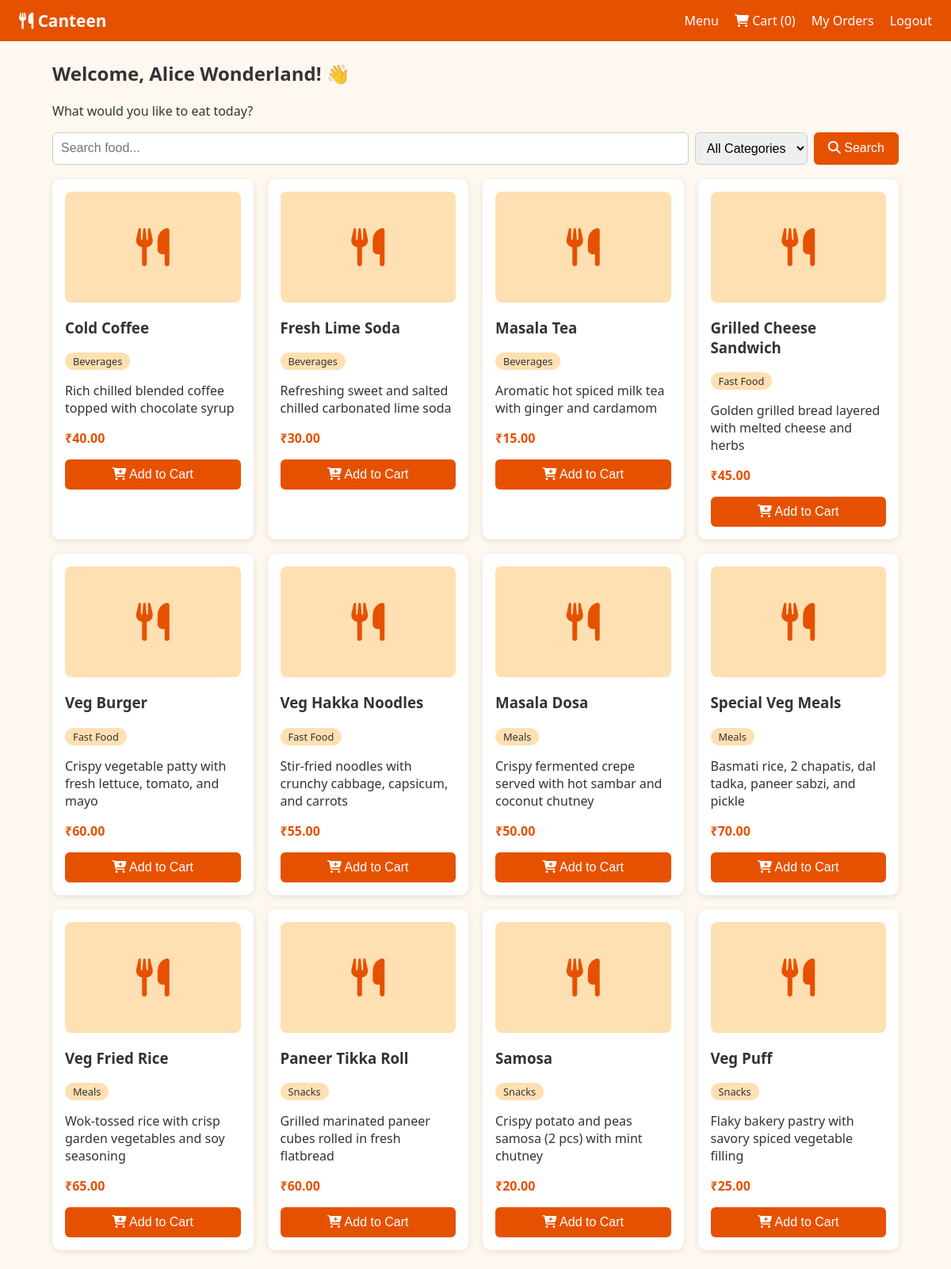
The app's page /menu (signed in) with its own data.
### tables this page shows
CREATE TABLE food_items (
        food_id INTEGER PRIMARY KEY AUTOINCREMENT,
        food_name TEXT NOT NULL,
        description TEXT,
        price REAL NOT NULL,
        category TEXT NOT NULL,
        image TEXT,
        availability TEXT NOT NULL DEFAULT 'Available'
    );

### app.py (the view)
@app.route("/menu")
@login_required
def menu():
    search_query = request.args.get("q", "").strip()
    selected_category = request.args.get("category", "").strip()
    sql = "SELECT * FROM food_items WHERE 1=1"
    params = []
    if search_query:
        sql += " AND (food_name LIKE ? OR description LIKE ?)"
        term = f"%{search_query}%"
        params.extend([term, term])
    if selected_category and selected_category in CATEGORIES:
        sql += " AND category = ?"
        params.append(selected_category)
    sql += " ORDER BY category ASC, food_name ASC"
    db = get_db()
    foods = db.execute(sql, params).fetchall()
    return render_template(
        "menu.html",
        foods=foods,
        q=search_query,
        cat=selected_category,
        categories=CATEGORIES
    )

### app.py (called while the page is built)
def get_db():
    if "db" not in g:
        g.db = sqlite3.connect(DB_PATH)
        g.db.row_factory = sqlite3.Row
        g.db.execute("PRAGMA foreign_keys = ON;")
    return g.db

def login_required(f):
    @wraps(f)
    def decorated_function(*args, **kwargs):
        if session.get("role") != "student":
            flash("Please log in as a student to access this page.")
            return redirect(url_for("login"))
        return f(*args, **kwargs)
    return decorated_function

@app.context_processor
def inject_context():
    cart = session.get("cart", {})
    cart_count = 0
    if isinstance(cart, dict):
        cart_count = sum(qty for qty in cart.values() if isinstance(qty, int) and qty > 0)
    return dict(cart_count=cart_count, statuses=STATUSES)

### templates/menu.html (shortened to what this page needs)
{% extends "base.html" %}
{% block content %}
<h2>Welcome, {{ session.name }}! 👋</h2>
<p>What would you like to eat today?</p>
<form class="search" method="get">
  <input name="q" value="{{ q }}" placeholder="Search food...">
  <select name="category">
    <option value="">All Categories</option>
  </select>
  <button class="btn"><i class="fa-solid fa-magnifying-glass"></i> Search</button>
</form>
<div class="grid">
{% for f in foods %}
  <div class="card">
    {% if f.image %}<img src="{{ url_for('static', filename='images/' + f.image) }}" alt="{{ f.food_name }}">
    {% else %}<div class="noimg"><i class="fa-solid fa-utensils fa-3x"></i></div>{% endif %}
    <h3>{{ f.food_name }}</h3>
    <span class="tag">{{ f.category }}</span>
    <p>{{ f.description }}</p>
    <p class="price">₹{{ '%.2f'|format(f.price) }}</p>
    {% if f.availability == 'Available' %}
    <form method="post" action="{{ url_for('add_to_cart', food_id=f.food_id) }}">
      <button class="btn full"><i class="fa-solid fa-cart-plus"></i> Add to Cart</button></form>
    {% else %}<button class="btn full disabled" disabled>Out of Stock</button>{% endif %}
  </div>
{% else %}<p>No items found.</p>{% endfor %}
</div>
{% endblock %}

### templates/base.html (shortened to what this page needs)
<!DOCTYPE html>
<html lang="en"><head>
<link rel="stylesheet" href="https://cdnjs.cloudflare.com/ajax/libs/font-awesome/6.5.1/css/all.min.css">
<link rel="stylesheet" href="{{ url_for('static', filename='style.css') }}">
</head><body>
<nav>
  <a class="brand" href="{{ url_for('index') }}"><i class="fa-solid fa-utensils"></i> Canteen</a>
  <div class="links">
  {% if session.role == 'student' %}
    <a href="{{ url_for('menu') }}">Menu</a>
    <a href="{{ url_for('cart') }}"><i class="fa-solid fa-cart-shopping"></i> Cart ({{ cart_count }})</a>
    <a href="{{ url_for('my_orders') }}">My Orders</a>
    <a href="{{ url_for('logout') }}">Logout</a>
  {% elif session.role == 'admin' %}
    <a href="{{ url_for('admin_dashboard') }}">Dashboard</a>
    <a href="{{ url_for('admin_foods') }}">Food Items</a>
    <a href="{{ url_for('admin_orders') }}">Orders</a>
    <a href="{{ url_for('logout') }}">Logout</a>
  {% else %}
    <a href="{{ url_for('login') }}">Student Login</a>
    <a href="{{ url_for('register') }}">Register</a>
    <a href="{{ url_for('admin_login') }}">Admin</a>
  {% endif %}
  </div>
</nav>
<main>
  {% block content %}{% endblock %}
</main>
</body></html>

### static/style.css (style rules this page uses)
* { box-sizing: border-box; }
body { margin: 0; font-family: Segoe UI, Arial, sans-serif; background: #fff8f0; color: #333; }
nav { display: flex; justify-content: space-between; align-items: center; flex-wrap: wrap; background: #e65100; padding: 12px 24px; }
nav a { color: #fff; text-decoration: none; margin-left: 16px; }
.brand { font-size: 1.3rem; font-weight: bold; margin-left: 0; }
main { max-width: 1100px; margin: 24px auto; padding: 0 16px; }
.grid { display: grid; grid-template-columns: repeat(auto-fill, minmax(230px, 1fr)); gap: 18px; margin: 18px 0; }
.card { background: #fff; padding: 16px; border-radius: 10px; box-shadow: 0 2px 8px rgba(0,0,0,.1); }
.card img, .noimg { width: 100%; height: 140px; object-fit: cover; border-radius: 8px; }
.noimg { display: flex; align-items: center; justify-content: center; background: #ffe0b2; color: #e65100; }
input, select { padding: 10px; border: 1px solid #ccc; border-radius: 6px; font-size: 1rem; }
.btn { display: inline-block; background: #e65100; color: #fff; border: 0; padding: 10px 18px; border-radius: 6px; cursor: pointer; text-decoration: none; font-size: 1rem; }
.btn.full { width: 100%; }
.price { font-weight: bold; color: #e65100; }
.tag, .badge { background: #ffe0b2; padding: 2px 10px; border-radius: 12px; font-size: .8rem; }
.search { display: flex; gap: 8px; flex-wrap: wrap; }
.search input { flex: 1; min-width: 180px; }

### records on screen
food_items: food_name "Cold Coffee", category "Beverages", description "Rich chilled blended coffee topped with chocolate syrup", price "40.00"
food_items: food_name "Fresh Lime Soda", category "Beverages", description "Refreshing sweet and salted chilled carbonated lime soda", price "30.00"
food_items: food_name "Masala Tea", category "Beverages", description "Aromatic hot spiced milk tea with ginger and cardamom", price "15.00"
food_items: food_name "Grilled Cheese Sandwich", category "Fast Food", description "Golden grilled bread layered with melted cheese and herbs", price "45.00"
food_items: food_name "Veg Burger", category "Fast Food", description "Crispy vegetable patty with fresh lettuce, tomato, and mayo", price "60.00"
food_items: food_name "Veg Hakka Noodles", category "Fast Food", description "Stir-fried noodles with crunchy cabbage, capsicum, and carrots", price "55.00"
food_items: food_name "Masala Dosa", category "Meals", description "Crispy fermented crepe served with hot sambar and coconut chutney", price "50.00"
food_items: food_name "Special Veg Meals", category "Meals", description "Basmati rice, 2 chapatis, dal tadka, paneer sabzi, and pickle", price "70.00"
food_items: food_name "Veg Fried Rice", category "Meals", description "Wok-tossed rice with crisp garden vegetables and soy seasoning", price "65.00"
food_items: food_name "Paneer Tikka Roll", category "Snacks", description "Grilled marinated paneer cubes rolled in fresh flatbread", price "60.00"
food_items: food_name "Samosa", category "Snacks", description "Crispy potato and peas samosa (2 pcs) with mint chutney", price "20.00"
food_items: food_name "Veg Puff", category "Snacks", description "Flaky bakery pastry with savory spiced vegetable filling", price "25.00"

### other values on screen
{{ cart_count }} "0"
{{ session.name }} "Alice Wonderland"
